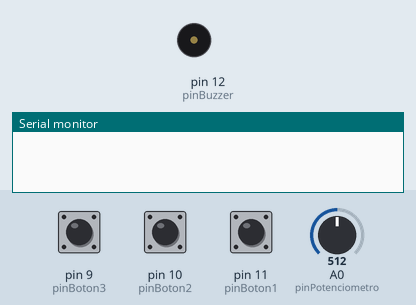
Recording of a sketch running on a simulated Arduino Uno, built with avr-gcc and run on an emulated ATmega328P. Shown: buzzer (waves = sounding), the last lines printed to the serial monitor. The test bench sets the inputs (shaded band); at power-on: pin 9 (pinBoton3) HIGH, pin 10 (pinBoton2) HIGH, pin 11 (pinBoton1) HIGH, A0 (pinPotenciometro) = 512.

Above: at 1.2 s.
1.3 s: pin 9 (pinBoton3) pulled LOW for 0.15 s
At 1.38 s:
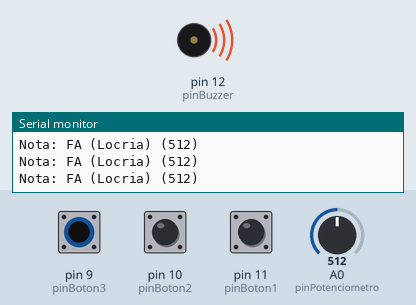
2.9 s: pin 10 (pinBoton2) pulled LOW for 0.15 s
At 3.9 s:
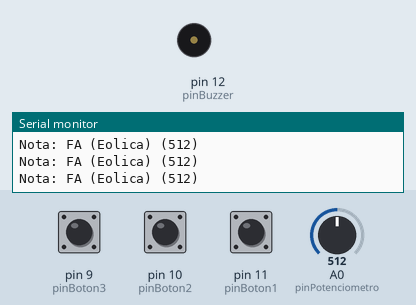
4.5 s: pin 11 (pinBoton1) pulled LOW for 0.15 s
At 5.1 s:
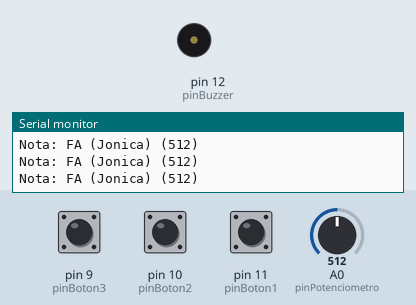
6.1 s: pin 9 (pinBoton3) pulled LOW for 3.2 s
At 7.1 s:
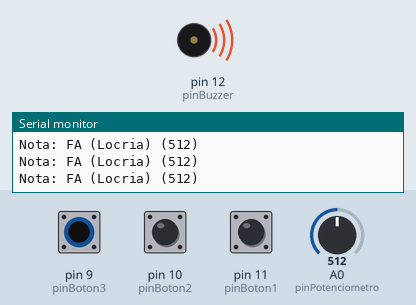
10.8 s: pin 9 (pinBoton3) driven LOW and pin 10 (pinBoton2) driven LOW
At 11.8 s:
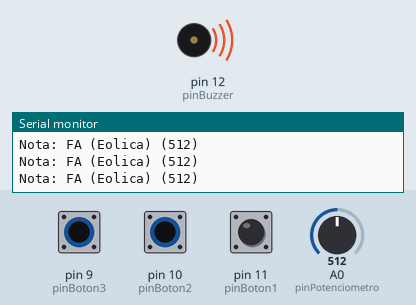
13.8 s: A0 (pinPotenciometro) set to 716
At 14.5 s:
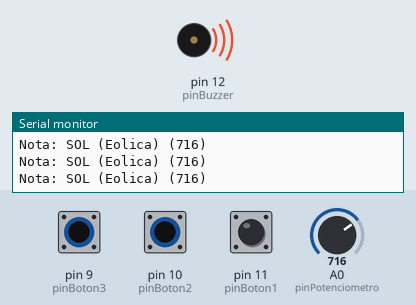
Timing chart, 0 to 16.7 s (numbered marks = the images above; inputs shaded):
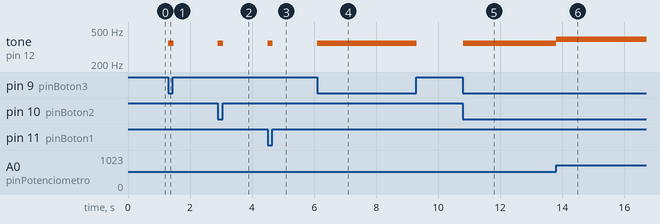

The sketch:

sketch_EscalasDO.ino
```cpp
// Reproductor Arduino de Escalas musicales de la nota DO
// Integrantes: Antonio Ceron - Gabriela Echenique - Joaquin Suazo

// Este codigo sirve para reproducir en un buzzer a una frecuencia de 440 hz las escalas [ DO Jonica - DO Eolica - DO Locria ] mediante el uso de un potenciometro y botones.
// Al presionar alguno de los botones y desplazarse por el rango de el potenciometro, se reproduciran las notas de la escala, las cuales, apareceran en el monitor serial en el formato: Nota (Escala) (ValorPotenciometro)

// Materiales: 1 Placa Arduino Uno - 1 Protoboard - 1 Potenciometro - 1 Buzzer 3V - 3 Botones - 2 Cables Rojos - 6 Cables Verdes - 4 Cables Amarillos - 1 Cable Blanco
// Software: Arduino IDE 2.1.0

// Definicion de pines
const int pinPotenciometro = A0;
const int pinBoton1 = 11;
const int pinBoton2 = 10;
const int pinBoton3 = 9;
const int pinBuzzer = 12;

// Variables
int nota = 0;
int notaAnterior = -1; // Nota anterior del potenciometro
int valorPotenciometro = 0;
bool botonPresionado1 = false;
bool botonPresionado2 = false;
bool botonPresionado3 = false;

// Frecuencias de la escala Jonica
float frecuenciasJonica[] = {261.63, 293.66, 329.63, 349.23, 392.00, 440.00, 493.88, 523.25};

// Frecuencias de la escala Eolica
float frecuenciasEolica[] = {261.63, 293.66, 311.13, 349.23, 392.00, 415.30, 466.16, 523.25};

// Frecuencias de la escala Locria
float frecuenciasLocria[] = {261.63, 	277.18, 311.13, 349.23, 369.99, 415.30, 466.16, 523.25};

void setup() {
  pinMode(pinBoton1, INPUT_PULLUP);
  pinMode(pinBoton2, INPUT_PULLUP);
  pinMode(pinBoton3, INPUT_PULLUP);
  pinMode(pinBuzzer, OUTPUT);
  Serial.begin(9600); // Iniciar comunicacion serial
}

void loop() {
  // Leer el valor del potenciometro
  valorPotenciometro = analogRead(pinPotenciometro);

  // Mapear el valor del potenciometro a una nota musical
  if (valorPotenciometro < 1 * 1023 / 7) {
    nota = 0; // DO
  } else if (valorPotenciometro <2 * 1023 / 7 ) {
    nota = 1; // RE
  } else if (valorPotenciometro <3 * 1023 / 7) {
    nota = 2; // MI
  } else if (valorPotenciometro < 4 * 1023 / 7) {
    nota = 3; // FA
  } else if (valorPotenciometro < 5 * 1023 / 7) {
    nota = 4; // SOL
  } else if (valorPotenciometro < 6 * 1023 / 7) {
    nota = 5; // LA
  } else if (valorPotenciometro < 7 * 1023 / 7) {
    nota = 6; // SI
  } else {
    nota = 7; // DO (valor máximo del potenciómetro)
  }

  // Verificar el estado del botón 1
  if (digitalRead(pinBoton1) == LOW) {
    if (!botonPresionado1 || nota != notaAnterior) {
      // Tocar la nota en el buzzer con la escala Jonica
      botonPresionado1 = true;
      tone(pinBuzzer, frecuenciasJonica[nota]); // Tocar la nota correspondiente en la escala Jonica
      notaAnterior = nota;
      Serial.print("Nota: ");
      switch (nota) {
        case 0:
          Serial.print("DO");
          break;
        case 1:
          Serial.print("RE");
          break;
        case 2:
          Serial.print("MI");
          break;
        case 3:
          Serial.print("FA");
          break;
        case 4:
          Serial.print("SOL");
          break;
        case 5:
          Serial.print("LA");
          break;
        case 6:
          Serial.print("SI");
          break;
        case 7:
          Serial.print("DO");
          break;
      }
      Serial.print(" (Jonica) (");
      Serial.print(valorPotenciometro);
      Serial.println(")");
    }
  } else {
    noTone(pinBuzzer); // Detener la reproduccion del buzzer
    botonPresionado1 = false;
    notaAnterior = -1;
  }

  // Verificar el estado del boton 2
  if (digitalRead(pinBoton2) == LOW) {
    if (!botonPresionado2 || nota != notaAnterior) {
      // Tocar la nota en el buzzer con la escala Eolica
      botonPresionado2 = true;
      tone(pinBuzzer, frecuenciasEolica[nota]); // Tocar la nota correspondiente en la escala Eolica
      notaAnterior = nota;
      Serial.print("Nota: ");
      switch (nota) {
        case 0:
          Serial.print("DO");
          break;
        case 1:
          Serial.print("RE");
          break;
        case 2:
          Serial.print("MIb");
          break;
        case 3:
          Serial.print("FA");
          break;
        case 4:
          Serial.print("SOL");
          break;
        case 5:
          Serial.print("LAb");
          break;
        case 6:
          Serial.print("SIb");
          break;
        case 7:
          Serial.print("DO");
          break;
      }
      Serial.print(" (Eolica) (");
      Serial.print(valorPotenciometro);
      Serial.println(")");
    }
  } else {
    noTone(pinBuzzer); // Detener la reproducción del buzzer
    botonPresionado2 = false;
    notaAnterior = -1;
  }

  // Verificar el estado del boton 3
  if (digitalRead(pinBoton3) == LOW) {
    if (!botonPresionado3 || nota != notaAnterior) {
      // Tocar la nota en el buzzer con la escala Locria
      botonPresionado3 = true;
      tone(pinBuzzer, frecuenciasLocria[nota]); // Tocar la nota correspondiente en la escala Locria
      notaAnterior = nota;
      Serial.print("Nota: ");
      switch (nota) {
        case 0:
          Serial.print("DO");
          break;
        case 1:
          Serial.print("REb");
          break;
        case 2:
          Serial.print("MIb");
          break;
        case 3:
          Serial.print("FA");
          break;
        case 4:
          Serial.print("SOLb");
          break;
        case 5:
          Serial.print("LAb");
          break;
        case 6:
          Serial.print("SIb");
          break;
        case 7:
          Serial.print("DO");
          break;
      }
      Serial.print(" (Locria) (");
      Serial.print(valorPotenciometro);
      Serial.println(")");
    }
  } else {
    noTone(pinBuzzer); // Detener la reproduccion del buzzer
    botonPresionado3 = false;
    notaAnterior = -1;
  }
}
```

Measured:
- after the input at 1.3 s, tone on pin 12 (pinBuzzer): silent → 349 Hz at once, → silent 0.17 s later
- after the input at 2.9 s, tone on pin 12 (pinBuzzer): silent → 349 Hz at once, → silent 0.17 s later
- after the input at 4.5 s, tone on pin 12 (pinBuzzer): silent → 349 Hz at once, → silent 0.17 s later
- after the input at 6.1 s, tone on pin 12 (pinBuzzer): silent → 349 Hz at once, → silent 3.2 s later
- after the input at 10.8 s, tone on pin 12 (pinBuzzer): silent → 349 Hz at once
- after the input at 13.8 s, tone on pin 12 (pinBuzzer): 349 Hz → 392 Hz at once
